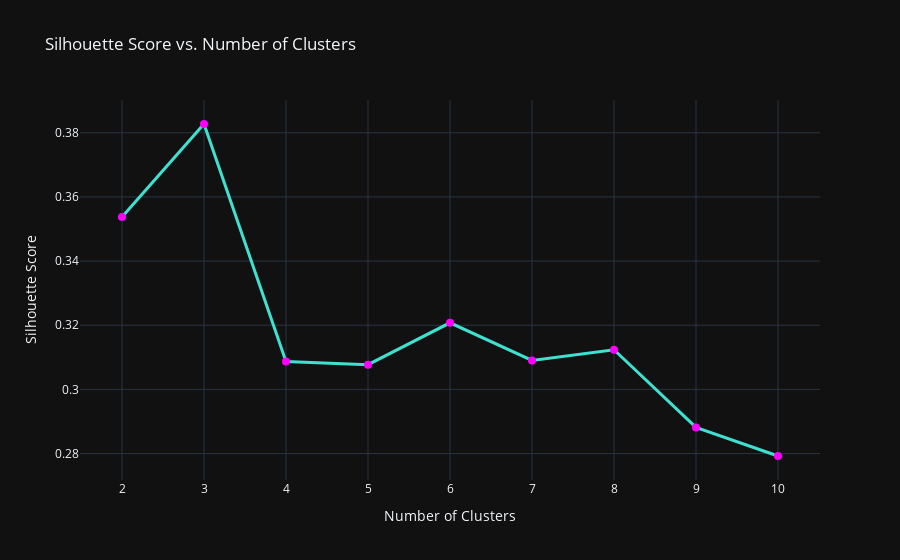

Notebook source saved alongside this figure:
### Code cell
# Create the plot for silhouette scores using Plotly Graph Objects
fig = go.Figure()

# Add a line plot for silhouette scores
fig.add_trace(go.Scatter(x=list(range(2, 11)), y=silhouette_scores, mode='lines+markers', name='Silhouette Score',line=dict(color='turquoise', width=3),marker=dict(color='magenta', size=8)))

# Add title and labels
fig.update_layout(
    title="Silhouette Score vs. Number of Clusters",
    xaxis_title="Number of Clusters",
    yaxis_title="Silhouette Score",
    template="plotly_dark"  # Optional: set dark theme for better visuals
)

# Show the plot
fig.show()

### Figure 1 — Plotly figure (JSON) as saved in the notebook; plotly's stock layout.template omitted (floating-point values rounded to 4 significant figures)
{"data": [{"line": {"color": "turquoise", "width": 3}, "marker": {"color": "magenta", "size": 8}, "mode": "lines+markers", "name": "Silhouette Score", "type": "scatter", "x": [2, 3, 4, 5, 6, 7, 8, 9, 10], "y": [0.3537, 0.3827, 0.3087, 0.3077, 0.3208, 0.309, 0.3123, 0.2882, 0.2792]}], "layout": {"title": {"text": "Silhouette Score vs. Number of Clusters"}, "xaxis": {"title": {"text": "Number of Clusters"}}, "yaxis": {"title": {"text": "Silhouette Score"}}}}
